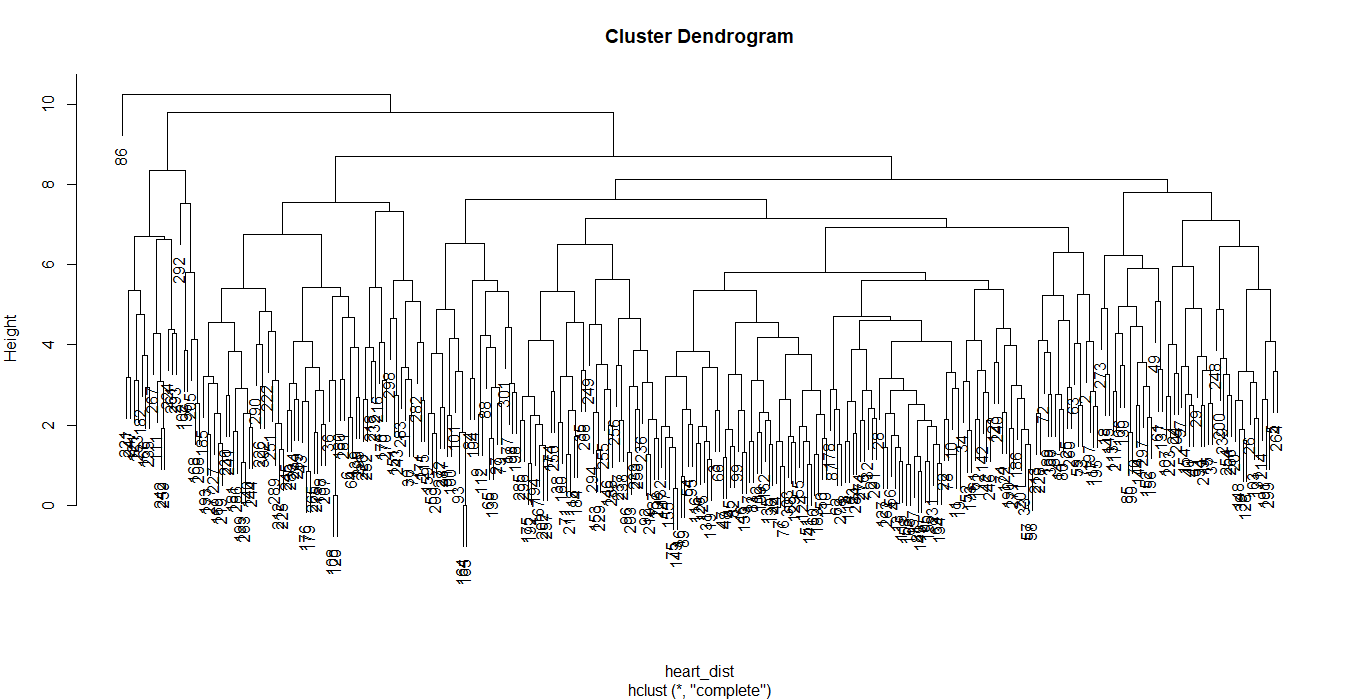

The R source for this figure:
library(factoextra)
#load data
library(readr)
heart <- read_csv("Activity-2/heart.csv")
#scale data
heart_scale <- scale(heart[1:13])
#View(heart_scale)
#distance
heart_dist <- dist(heart_scale)
#View(heart_dist)
#hierarchical clustering algorithm
hc.out <- hclust(heart_dist, method = "complete")
plot(hc.out)
